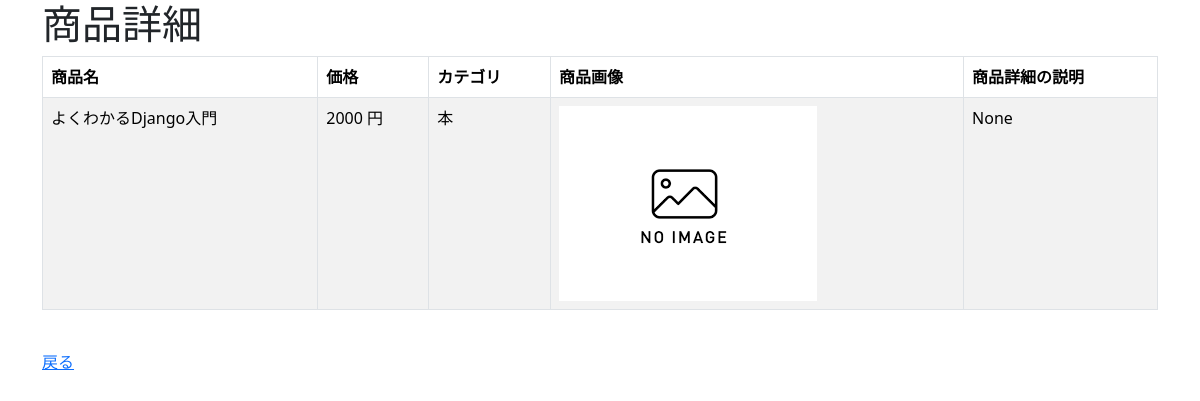
The page /crud/detail/1 on the database as committed earlier.
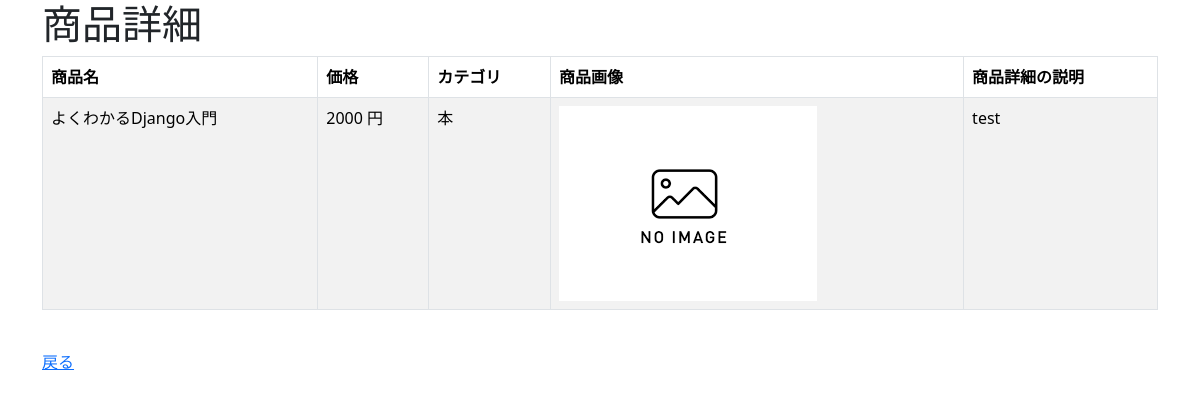
The same page on the database as committed later.
### crud/models.py (models this page shows, shortened)
class Product(models.Model):
  name=models.CharField(max_length=200)
  price=models.PositiveIntegerField()
  category=models.ForeignKey(Category,on_delete=models.CASCADE)
  img=models.ImageField(blank=True,default='noImage.png')
  description=models.TextField(blank=True,null=True)

class Category(models.Model):
     name=models.CharField(max_length=200)
     def __str__(self):
        return self.name

### crud/views.py (the view)
# urls.py: path('crud/detail/<int:pk>',views.ProductDetailView.as_view(),name="detail"),
class ProductDetailView(DetailView):
      model=Product

### crud/templates/crud/product_detail.html (shortened to what this page needs)
{% extends "base.html" %}
{% load bootstrap %}
{% block content %}
<h1>商品詳細</h1>
<form method="post" >
<table class="table table-striped table-hover table-bordered">
<thead>
   <tr>
    <th>商品名</th>
    <th>価格</th>
    <th>カテゴリ</th>
    <th>商品画像</th>
    <th>商品詳細の説明</th>
   </tr>
</thead>
<tr>
  <td>{{ product.name }}</td>
  <td>{{ product.price }} 円</td>
  <td>{{ product.category }} </td>
  <td><img src="{{product.img.url}}" style="width:100px height: auto;" ></td>
  <td>{{ product.description }}</td>
</tr>
</table><br>
  <a href="{% url 'list' %}">戻る</a>
</form>
{% endblock%}

### crud/templates/base.html (shortened to what this page needs)
<!DOCTYPE html>
<html lang="ja">
<head>
    <link href="https://cdn.jsdelivr.net/npm/bootstrap@5.3.6/dist/css/bootstrap.min.css" rel="stylesheet">
</head>
<body>
    <div class="container">
      {% block content%}{% endblock %}
    </div>
</body>
</html>

Rows that differ between the two databases and show on the page:
changed Product "よくわかるDjango入門": description "None" → "test"
